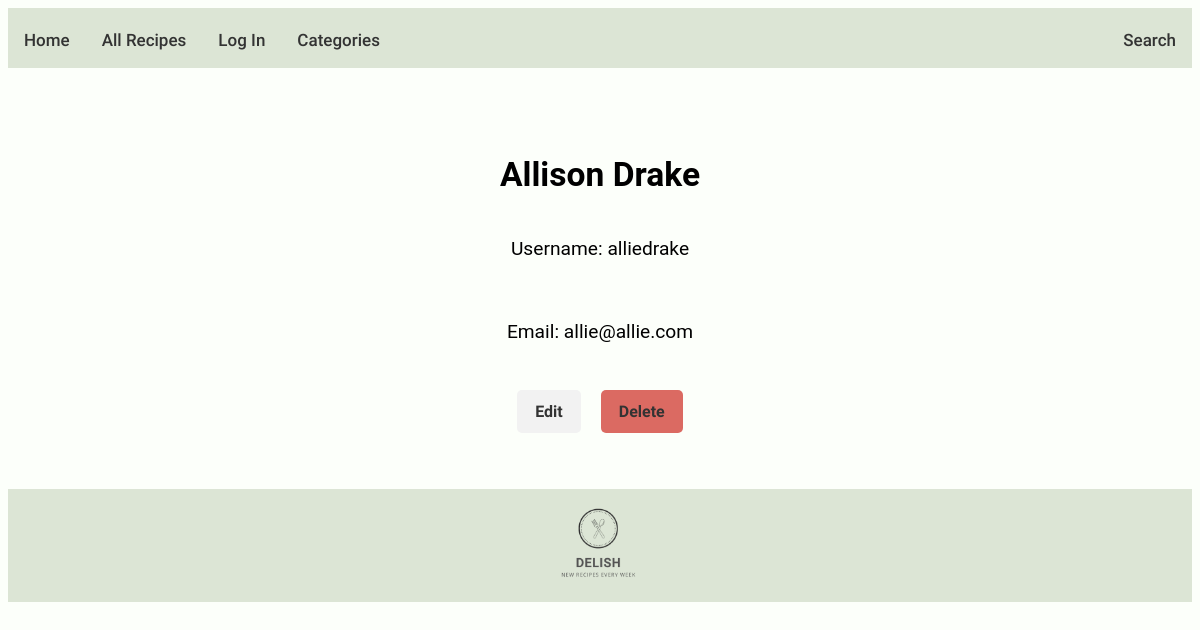
Page /admin/users/view.php?id=2 on the committed database.
### tables this page shows
CREATE TABLE `users` (
  `id` int(11) NOT NULL,
  `first_name` varchar(250) NOT NULL,
  `last_name` varchar(250) NOT NULL,
  `role` varchar(250) NOT NULL,
  `email` varchar(250) NOT NULL,
  `username` varchar(250) NOT NULL,
  `password` varchar(250) NOT NULL
);

### admin/users/view.php (the view, shortened to what this page needs)
<?php require_once __DIR__  . '/../../_global/header.php';?>
<?php
if (isset($_GET['id'])) {
    $user_id = $_GET['id'];
    $query .= 'SELECT * ';
    $query .= 'FROM users ';
    $query .= 'WHERE id=' . $user_id;
    $db_results = mysqli_query($db_connection, $query);
    if ($db_results && $db_results->num_rows > 0) {
        $user = mysqli_fetch_assoc($db_results);
    } else {
        redirectTo('/admin/users?error=' . mysqli_error($db_connection));
    }
} else {
    redirectTo('/admin/users');
}
?>
<div class="viewcontainer">
    <h1><?php echo $user['first_name'] . ' ' . $user['last_name']; ; ?>
    </h1>
    <p>Username: <?php echo $user['username']; ?>
    </p>
    <p>Email: <?php echo $user['email']; ?>
    <div class='view'>
    <a class="editbutton" href="<?php siteUrl('/admin/users/edit.php?id=')?><?php echo $user['id'];?>">Edit</a>
    <a class="deletebutton" href="<?php siteUrl('/admin/users/delete.php?id=')?><?php echo $user['id'];?>">Delete</a>
</div>
</div>
<div class="footer">
    <a href="<?php siteUrl('/home.php'); ?>"><img src="../../dist/images/foodie.png" alt="banner"></a>
</div>
</body>
</html>

### rows in the picture
users: first_name "Allison", last_name "Drake", username "alliedrake", email "allie@allie.com"
